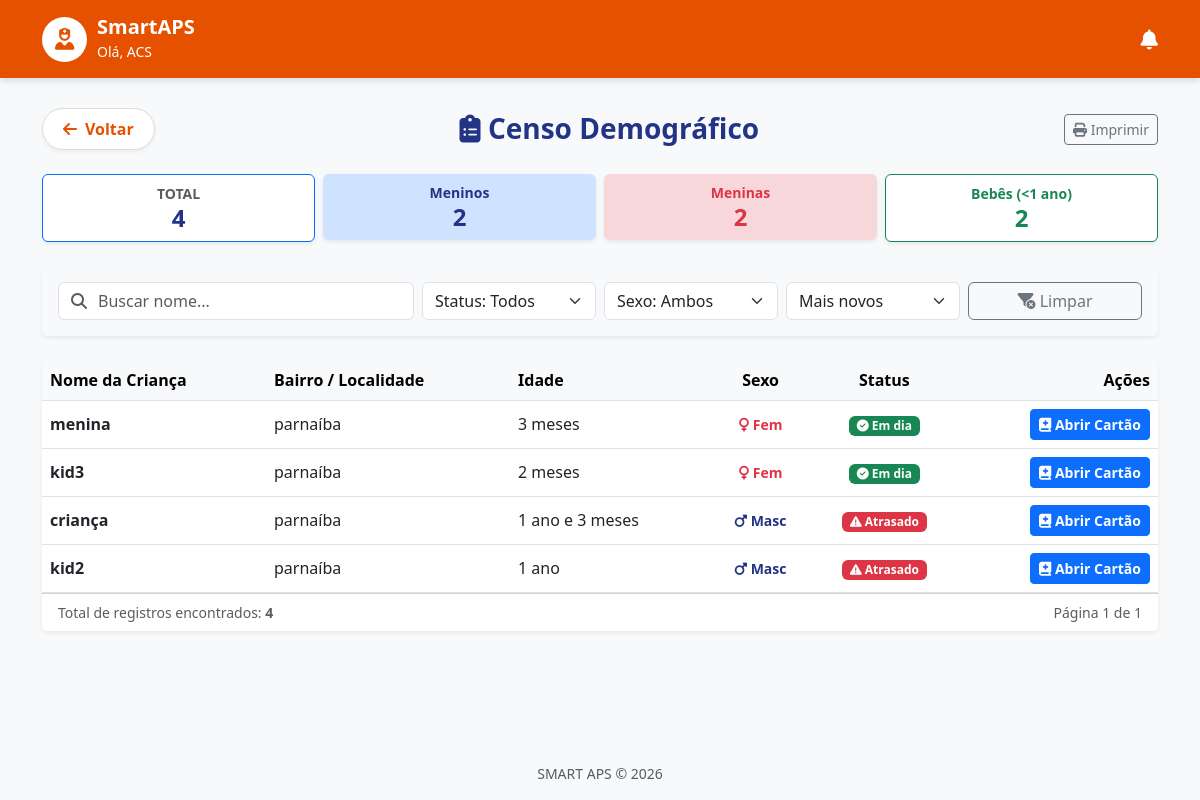
The app's page /censo/ with its own data.
### core/models.py (models this page shows, shortened)
class Crianca(models.Model):
    SEXO_CHOICES = [
        ('M', 'Masculino'),
        ('F', 'Feminino'),
    ]
    nome = models.CharField(max_length=200)
    data_nascimento = models.DateField()
    cpf = models.CharField("CPF", max_length=14, unique=True) # Sugestão: usar lib django-localflavor-br depois
    cns = models.CharField("CNS", max_length=15, unique=True)
    localidade = models.CharField(max_length=100)
    nome_mae = models.CharField("Nome da Mãe", max_length=200)
    sexo = models.CharField(max_length=1, choices=SEXO_CHOICES)
    criado_em = models.DateTimeField(auto_now_add=True)
    cadastrado_por = models.ForeignKey(UsuarioACS, on_delete=models.SET_NULL, null=True)
    class Meta:
        ordering = ['nome']
        indexes = [
            models.Index(fields=['nome']),             # Usado na busca
            models.Index(fields=['data_nascimento']),  # Usado no Censo (cálculo de bebês)
            models.Index(fields=['sexo']),             # Usado no Censo (meninos/meninas)
            models.Index(fields=['cns']),              # Usado na busca
        ]
    @property
    def idade_em_meses(self):
        hoje = date.today()
        meses = (hoje.year - self.data_nascimento.year) * 12 + (hoje.month - self.data_nascimento.month)
        return meses
    def verificar_atrasos(self):
        hoje = date.today()
        idade_meses = (hoje.year - self.data_nascimento.year) * 12 + (hoje.month - self.data_nascimento.month)
        registros_pendentes = self.registros.filter(status='PENDENTE')
        for registro in registros_pendentes:
            if idade_meses > registro.vacina.idade_alvo_meses:
                registro.status = 'ATRASADA'
                registro.save()
    @property
    def status_geral(self):
        if self.registros.filter(status='ATRASADA').exists():
            return 'ATRASADO'
        return 'EM_DIA'
    @property
    def idade_formatada(self):
        total_meses = self.idade_em_meses
        if total_meses < 12:
            return f"{total_meses} meses"
        anos = total_meses // 12
        meses_restantes = total_meses % 12
        if meses_restantes == 0:
            if anos == 1:
                return "1 ano"
            return f"{anos} anos"
        msg_anos = "1 ano" if anos == 1 else f"{anos} anos"
        msg_meses = "1 mês" if meses_restantes == 1 else f"{meses_restantes} meses"
        return f"{msg_anos} e {msg_meses}"

### core/views.py (the view)
# urls.py: path('censo/', views.censo_demografico, name='censo_demografico'), # Card 4 (Relatório/Planilha)
def censo_demografico(request):
    todas_criancas = Crianca.objects.prefetch_related(
        'registros__vacina' # Traz os registros E os dados da vacina (idade alvo)
    ).all()
    for c in todas_criancas:
        c.verificar_atrasos()
    qs_base = Crianca.objects.all()
    um_ano_atras = date.today() - timedelta(days=365)
    estatisticas = qs_base.aggregate(
        total=Count('id'),
        meninos=Count('id', filter=Q(sexo='M')),
        meninas=Count('id', filter=Q(sexo='F')),
        bebes=Count('id', filter=Q(data_nascimento__gt=um_ano_atras))
    )
    lista_criancas = Crianca.objects.annotate(
        tem_atraso=Count('registros', filter=Q(registros__status='ATRASADA'))
    )
    context = {
        'criancas': lista_criancas,
        'total': estatisticas['total'],
        'meninos': estatisticas['meninos'],
        'meninas': estatisticas['meninas'],
        'bebes': estatisticas['bebes'],
        'criancas_maiores': (estatisticas['total'] or 0) - (estatisticas['bebes'] or 0)
    }
    paginator = Paginator(lista_criancas, 20) # Mostra 20 por página
    page_number = request.GET.get('page')
    page_obj = paginator.get_page(page_number)
    context = {
        'criancas': page_obj,
        'total': estatisticas['total'],
        'meninos': estatisticas['meninos'],  # <--- Faltava passar isso
        'meninas': estatisticas['meninas'],  # <--- E isso
        'bebes': estatisticas['bebes'],      # <--- E isso
    }
    return render(request, 'censo_demografico.html', context)

### core/templates/censo_demografico.html (shortened to what this page needs)
{% extends 'base.html' %}
{% block content %}
<div class="d-flex justify-content-between align-items-center mb-4">
    <a href="{% url 'index' %}" class="btn-voltar-destaque">
        <i class="fa-solid fa-arrow-left"></i> Voltar
    </a>
    <h3 class="fw-bold m-0" style="color: var(--secondary-blue);">
        <i class="fa-solid fa-clipboard-list"></i> Censo Demográfico
    </h3>
    <button class="btn btn-outline-secondary btn-sm" onclick="window.print()">
        <i class="fa-solid fa-print"></i> Imprimir
    </button>
</div>
<div class="row mb-4 text-center g-2">
    <div class="col">
        <div class="card shadow-sm p-2 border-primary">
            <small class="text-muted fw-bold">TOTAL</small>
            <h4 class="m-0 fw-bold text-primary">{{ total }}</h4>
        </div>
    </div>
    <div class="col">
        <div class="card shadow-sm p-2 border-0 bg-primary-subtle">
            <small class="text-primary fw-bold">Meninos</small>
            <h4 class="m-0 fw-bold text-primary">{{ meninos }}</h4>
        </div>
    </div>
    <div class="col">
        <div class="card shadow-sm p-2 border-0 bg-danger-subtle">
            <small class="text-danger fw-bold">Meninas</small>
            <h4 class="m-0 fw-bold text-danger">{{ meninas }}</h4>
        </div>
    </div>
    <div class="col">
        <div class="card shadow-sm p-2 border-success">
            <small class="text-success fw-bold">Bebês (&lt;1 ano)</small>
            <h4 class="m-0 fw-bold text-success">{{ bebes }}</h4>
        </div>
    </div>
</div>
<div class="card bg-light border-0 shadow-sm mb-4">
    <div class="card-body py-3">
        <form method="get" class="row g-2 align-items-center">
            <div class="col-md-4 col-12">
                <div class="input-group">
                    <span class="input-group-text bg-white border-end-0"><i class="fa-solid fa-magnifying-glass text-muted"></i></span>
                    <input type="text" name="busca" class="form-control border-start-0 ps-0" placeholder="Buscar nome..." value="{{ request.GET.busca|default:'' }}">
                </div>
            </div>
            <div class="col-md-2 col-6">
                <select name="status" class="form-select" onchange="this.form.submit()">
                    <option value="">Status: Todos</option>
                </select>
            </div>
            <div class="col-md-2 col-6">
                <select name="sexo" class="form-select" onchange="this.form.submit()">
                    <option value="">Sexo: Ambos</option>
                </select>
            </div>
            <div class="col-md-2 col-12">
                <select name="ordem" class="form-select" onchange="this.form.submit()">
                    <option value="idade_cresc" {% if request.GET.ordem == 'idade_cresc' %}selected{% endif %}>Mais novos</option>
                </select>
            </div>
            <div class="col-md-2 col-12 d-grid">
                <a href="{% url 'censo_demografico' %}" class="btn btn-outline-secondary">
                    <i class="fa-solid fa-filter-circle-xmark"></i> Limpar
                </a>
            </div>
        </form>
    </div>
</div>
<div class="card shadow-sm border-0">
    <div class="card-body p-0">
        <div class="table-responsive">
            <table class="table table-hover align-middle mb-0">
                <thead class="table-light">
                    <tr>
                        <th>Nome da Criança</th>
                        <th>Bairro / Localidade</th>
                        <th>Idade</th>
                        <th class="text-center">Sexo</th>
                        <th class="text-center">Status</th>
                        <th class="text-end">Ações</th>
                    </tr>
                </thead>
                <tbody>
                    {% for crianca in criancas %}
                        <tr>
                            <td class="fw-bold">{{ crianca.nome }}</td>
                            <td>{{ crianca.localidade|default:"-" }}</td>
                            <td>{{ crianca.idade_formatada }}</td>
                            <td class="text-center">
                                {% if crianca.sexo == 'M' %}
                                    <span class="text-primary fw-bold small"><i class="fa-solid fa-mars"></i> Masc</span>
                                {% else %}
                                    <span class="text-danger fw-bold small"><i class="fa-solid fa-venus"></i> Fem</span>
                                {% endif %}
                            </td>
                            <td class="text-center">
                                {% if crianca.status_geral == 'ATRASADO' %}
                                    <span class="badge bg-danger">
                                        <i class="fa-solid fa-triangle-exclamation"></i> Atrasado
                                    </span>
                                {% else %}
                                    <span class="badge bg-success">
                                        <i class="fa-solid fa-check-circle"></i> Em dia
                                    </span>
                                {% endif %}
                            </td>
                            <td class="text-end">
                                <a href="{% url 'cartao_vacina' crianca.id %}" class="btn btn-sm btn-primary fw-bold">
                                    <i class="fa-solid fa-book-medical"></i> Abrir Cartão
                                </a>
                            </td>
                        </tr>
                    {% empty %}
                        <tr>
                            <td colspan="6" class="text-center py-4 text-muted">
                                Nenhuma criança encontrada com esses filtros.
                            </td>
                        </tr>
                    {% endfor %}
                </tbody>
            </table>
        </div>
    </div>
    <div class="card-footer bg-white text-muted small d-flex justify-content-between align-items-center">
        <div>
            Total de registros encontrados: <strong>{{ criancas.paginator.count }}</strong>
        </div>
        <div>
            Página {{ criancas.number }} de {{ criancas.paginator.num_pages }}
        </div>
    </div>
</div>
{% endblock %}

### core/static/css/style.css (style rules this page uses)
:root { --primary-color: #E65100; --primary-hover: #BF360C; --secondary-blue: #233486; --bg-color: #F8F9FA; --status-atrasada-bg: #FFEBEE; --status-atrasada-text: #D32F2F; --status-atrasada-border: #EF5350; --status-aplicada-bg: #E8F5E9; --status-aplicada-text: #2E7D32; --status-aplicada-border: #66BB6A; --status-pendente-bg: #F5F5F5; --status-pendente-text: #616161; --status-pendente-border: #BDBDBD; }
body { background-color: var(--bg-color); font-family: 'Segoe UI', Tahoma, Geneva, Verdana, sans-serif; min-height: 100vh; display: flex; flex-direction: column; }
h1, h2, h3, h4, h5, .text-primary { color: var(--secondary-blue) !important; }
.btn-voltar-destaque { background-color: white; color: var(--primary-color); border: 1px solid #ddd; font-weight: 600; border-radius: 50px; padding: 8px 20px; text-decoration: none; display: inline-flex; align-items: center; gap: 8px; transition: all 0.2s; box-shadow: 0 2px 4px rgba(0,0,0,0.05); }

### records on screen
Crianca: nome "menina", localidade "parnaíba", idade_formatada "3 meses", sexo "F" (drawn), shows "Em dia"
Crianca: nome "kid3", localidade "parnaíba", idade_formatada "2 meses", sexo "F" (drawn), shows "Em dia"
Crianca: nome "criança", localidade "parnaíba", idade_formatada "1 ano e 3 meses", sexo "M" (drawn), shows "Atrasado"
Crianca: nome "kid2", localidade "parnaíba", idade_formatada "1 ano", sexo "M" (drawn), shows "Atrasado"

### other values on screen
{{ user.username|default:"ACS" }} "ACS"
{{ total }} "4"
{{ meninos }} "2"
{{ meninas }} "2"
{{ bebes }} "2"
{{ criancas.paginator.count }} "4"
{{ criancas.number }} "1"
{{ criancas.paginator.num_pages }} "1"
